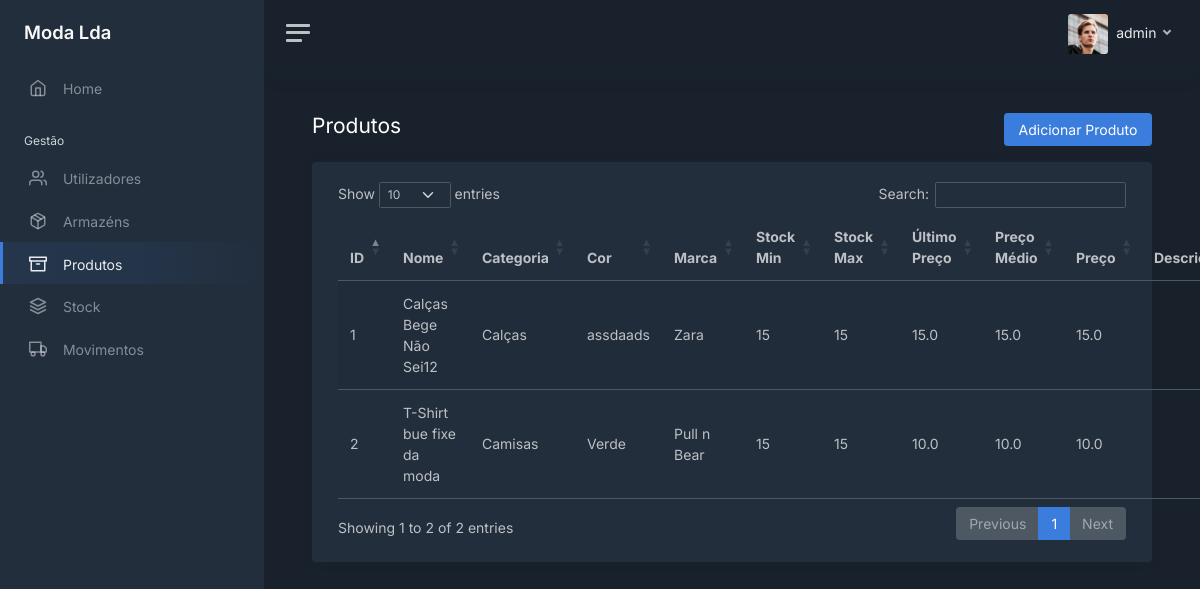
Screenshot of /products (signed in) with the database file from the repository.
### modules/login/models.py (models this page shows, shortened)
class User(UserMixin, db.Model):
    __tablename__ = 'users'
    __table_args__ = {'extend_existing': True}
    id = db.Column(db.Integer, primary_key=True)
    username = db.Column(db.String(), unique=True)
    password = db.Column(db.String())
    role = db.Column(db.String())
    last_login = db.Column(db.DateTime, server_default=db.func.now())
    active = db.Column(db.Boolean, unique=False, default=True)

### modules/main/models.py (models this page shows, shortened)
class Product(db.Model):
    __tablename__ = 'products'
    __table_args__ = {'extend_existing': True}
    id = db.Column(db.Integer, primary_key=True)
    name = db.Column(db.String(), unique=True)
    category = db.Column(db.String())
    color = db.Column(db.String())
    brand = db.Column(db.String())
    min_stock = db.Column(db.Integer())
    max_stock = db.Column(db.Integer())
    last_buy_price = db.Column(db.Float())
    avg_buy_price = db.Column(db.Float())
    sell_price = db.Column(db.Float())
    desc = db.Column(db.String())
    active = db.Column(db.Boolean, unique=False, default=True)

### modules/main/views.py (the view)
@bp.route('/products')
@login_required
def products():
    products_query = Product.query.filter_by(active=1).all()
    all_products = []
    for product in products_query:
        all_products.append(
            {
                "id": product.id,
                "name": product.name,
                "category": CATEGORIES[product.category],
                "color": product.color,
                "brand": BRANDS[product.brand],
                "min_stock": product.min_stock,
                "max_stock": product.max_stock,
                "last_buy_price": product.last_buy_price,
                "avg_buy_price": product.avg_buy_price,
                "sell_price": product.sell_price,
                "desc": product.desc,
            }
        )
    return render_template('products/products_table.html', user=current_user, tab="products", all_products=all_products)

### modules/login/models.py (called while the page is built)
@login_manager.user_loader
def load_user(user_id):
    return User.query.get(int(user_id))

### modules/main/templates/products/products_table.html (shortened to what this page needs)
<!DOCTYPE html>
<html lang="en">
<head>
    <link href="/static/css/dashboard.css" rel="stylesheet">
    <link href="https://cdn.datatables.net/1.13.7/css/dataTables.bootstrap5.min.css" rel="stylesheet">
</head>
{% extends 'sidebar.html' %}
{% block content %}
    <div class="row">
        <div class="col float-start">
            <h1 class="h3 mb-3">Produtos</h1>
        </div>
        <div class="col">
            <div class="mb-3 float-end">
                <a href="/products/add" class="btn btn-primary">Adicionar Produto</a>
            </div>
        </div>
    </div>
    <div class="card">
        <div class="card-body">
            <div class="container-fluid">
                <table id="products" class="table table-striped">
                    <tbody>
                    {% for product in all_products %}
                        <tr>
                            <td>{{ product.id }}</td>
                            <td>{{ product.name }}</td>
                            <td>{{ product.category }}</td>
                            <td>{{ product.color }}</td>
                            <td>{{ product.brand }}</td>
                            <td>{{ product.min_stock }}</td>
                            <td>{{ product.max_stock }}</td>
                            <td>{{ product.last_buy_price }}</td>
                            <td>{{ product.avg_buy_price }}</td>
                            <td>{{ product.sell_price }}</td>
                            <td>{{ product.desc }}</td>
                        </tr>
                    {% endfor %}
                    </tbody>
                </table>
            </div>
        </div>
    </div>
{% endblock %}

### modules/main/templates/sidebar.html (shortened to what this page needs)
<body data-theme="dark">
<div class="wrapper">
    <nav id="sidebar" class="sidebar js-sidebar">
        <div class="sidebar-content js-simplebar">
            <a class="sidebar-brand" href="/home">
                <span class="align-middle">Moda Lda</span>
            </a>
            <ul class="sidebar-nav">
                <li class="sidebar-item {% if tab == 'home' %}active{% endif %}">
                    <a class="sidebar-link" href="/home">
                        <i class="align-middle" data-feather="home"></i> <span class="align-middle">Home</span>
                    </a>
                </li>
                <li class="sidebar-header">
                    Gestão
                </li>
                {% if user.role == 'admin' or user.role == 'gerente' %}
                <li class="sidebar-item {% if tab == 'users' %}active{% endif %}">
                    <a class="sidebar-link" href="/users">
                        <i class="align-middle" data-feather="users"></i> <span class="align-middle">Utilizadores</span>
                    </a>
                </li>
                {% endif %}
                {% if user.role == 'admin' or user.role == 'gerente' %}
                <li class="sidebar-item {% if tab == 'warehouses' %}active{% endif %}">
                    <a class="sidebar-link" href="/warehouses">
                        <i class="align-middle" data-feather="package"></i> <span class="align-middle">Armazéns</span>
                    </a>
                </li>
                {% endif %}
                <li class="sidebar-item {% if tab == 'products' %}active{% endif %}">
                    <a class="sidebar-link" href="/products">
                        <i class="align-middle" data-feather="archive"></i> <span class="align-middle">Produtos</span>
                    </a>
                </li>
                <li class="sidebar-item {% if tab == 'stock' %}active{% endif %}">
                    <a class="sidebar-link" href="/stock">
                        <i class="align-middle" data-feather="layers"></i> <span class="align-middle">Stock</span>
                    </a>
                </li>
                <li class="sidebar-item {% if tab == 'movements' %}active{% endif %}">
                    <a class="sidebar-link" href="/movements">
                        <i class="align-middle" data-feather="truck"></i> <span class="align-middle">Movimentos</span>
                    </a>
                </li>
            </ul>
        </div>
    </nav>
    <div class="main">
        <nav class="navbar navbar-expand navbar-light navbar-bg">
            <a class="sidebar-toggle js-sidebar-toggle">
                <i class="hamburger align-self-center"></i>
            </a>
            <div class="navbar-collapse collapse">
                <ul class="navbar-nav navbar-align">
                    <li class="nav-item dropdown">
                        <a class="nav-link dropdown-toggle d-none d-sm-inline-block" href="#" data-bs-toggle="dropdown">
                            <img src="/static/img/avatars/avatar.jpg" class="avatar img-fluid rounded me-1"
                                 alt="{{ user.username }}"/> <span class="text-dark"> {{ user.username }} </span>
                        </a>
                    </li>
                </ul>
            </div>
        </nav>
        <main class="content">
            <div class="container-fluid p-0">
                {% block content %}
                {% endblock %}
            </div>
        </main>
    </div>
</div>
</body>
</html>

### rows the page displays
User: username "admin"
Product: id "1", name "Calças Bege Não Sei12", category "Calças", color "assdaads", brand "Zara", min_stock "15", max_stock "15", last_buy_price "15.0", avg_buy_price "15.0", sell_price "15.0"
Product: id "2", name "T-Shirt bue fixe da moda", category "Camisas", color "Verde", brand "Pull n Bear", min_stock "15", max_stock "15", last_buy_price "10.0", avg_buy_price "10.0", sell_price "10.0"
